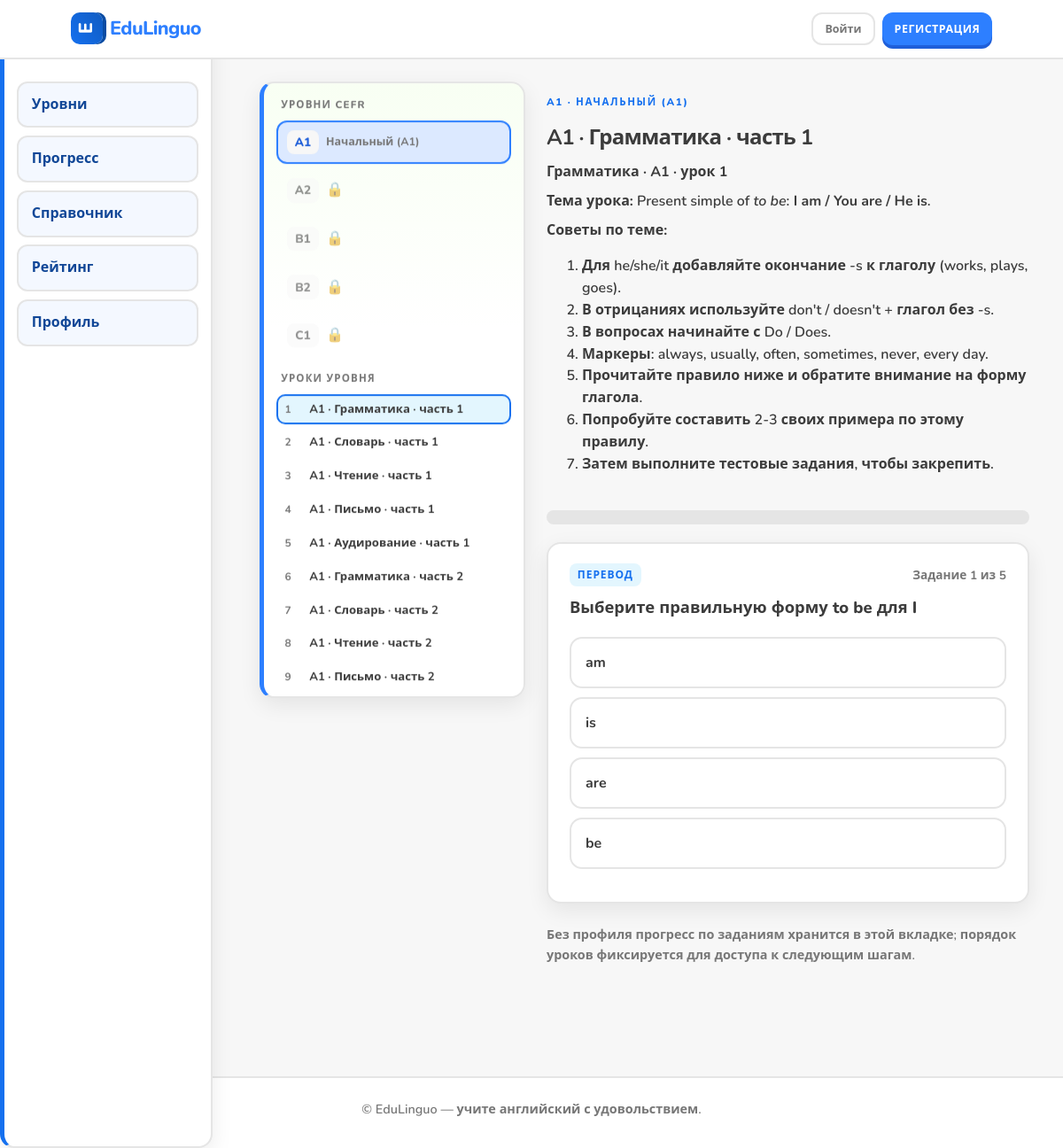
/lesson/1, run on the app's committed database.
### models.py (models this page shows)
class Level(db.Model):
    __tablename__ = "levels"
    id: Mapped[int] = mapped_column(Integer, primary_key=True, autoincrement=True)
    code: Mapped[str] = mapped_column(String(8), unique=True, nullable=False, index=True)
    title: Mapped[str] = mapped_column(String(200), nullable=False)
    description: Mapped[str] = mapped_column(Text, default="")
    sort_order: Mapped[int] = mapped_column(Integer, nullable=False, default=1)
    lessons: Mapped[list["Lesson"]] = relationship(
        "Lesson", back_populates="level", order_by="Lesson.order_index"
    )

class Lesson(db.Model):
    __tablename__ = "lessons"
    id: Mapped[int] = mapped_column(Integer, primary_key=True, autoincrement=True)
    level_id: Mapped[int] = mapped_column(ForeignKey("levels.id"), nullable=False, index=True)
    order_index: Mapped[int] = mapped_column(Integer, nullable=False)
    aspect: Mapped[str] = mapped_column(String(32), nullable=False, default="grammar")
    title: Mapped[str] = mapped_column(String(220), nullable=False)
    theory: Mapped[str] = mapped_column(Text, default="")
    reading_passage: Mapped[Optional[str]] = mapped_column(Text, nullable=True)
    is_exam: Mapped[bool] = mapped_column(Boolean, default=False)
    level: Mapped["Level"] = relationship("Level", back_populates="lessons")
    exercises: Mapped[list["Exercise"]] = relationship(
        "Exercise", back_populates="lesson", order_by="Exercise.order_index"
    )

### app.py (the view, shortened to what this page needs)
@app.route("/lesson/<int:lesson_id>")
def lesson_view(lesson_id):
    user = current_user()
    lesson = db.session.get(Lesson, lesson_id)
    if not lesson:
        abort(404)
    if not can_access_lesson(user, lesson):
        flash("Сначала завершите предыдущий урок или откройте уровень.", "error")
        return redirect(url_for("level_view", level_id=lesson.level_id))
    level = db.session.get(Level, lesson.level_id)
    levels = db.session.scalars(select(Level).order_by(Level.sort_order)).all()
    lessons = db.session.scalars(
        select(Lesson).where(Lesson.level_id == lesson.level_id).order_by(Lesson.order_index)
    ).all()
    lesson_rows = []
    for les in lessons:
        ex_n = db.session.scalar(
            select(func.count()).select_from(Exercise).where(Exercise.lesson_id == les.id)
        )
        lesson_rows.append(
            {
                "lesson": les,
                "exercise_count": int(ex_n or 0),
                "accessible": can_access_lesson(user, les),
                "done": lesson_completed(user, les.id),
            }
        )
    exercises = db.session.scalars(
        select(Exercise).where(Exercise.lesson_id == lesson_id).order_by(Exercise.order_index)
    ).all()
    exercise_ids = [e.id for e in exercises]
    completed_ids: list[int] = []
    exercises_data = [
        {"id": e.id, "kind": e.kind, "prompt": e.prompt, "payload": e.payload()} for e in exercises
    ]
    sidebar_levels = [
        {"lv": lv, "unlocked": level_unlocked_for(user, lv), "active": lv.id == lesson.level_id}
        for lv in levels
    ]
    return render_template(
        "lesson.html",
        lesson=lesson,
        level=level,
        levels=levels,
        lesson_rows=lesson_rows,
        sidebar_levels=sidebar_levels,
        exercises_json=json.dumps(exercises_data, ensure_ascii=False),
        exercises_count=len(exercises),
        completed_ids_json=json.dumps(completed_ids),
        user=user,
        logged_in=bool(user),
    )

### app.py (called while the page is built)
def current_user():
    uid = session.get("user_id")
    if not uid:
        return None
    return db.session.get(User, uid)

def _guest_lessons_done() -> set[int]:
    raw = session.get("guest_lessons_done") or []
    return set(raw) if isinstance(raw, list) else set()

def _guest_exams_done() -> set[int]:
    raw = session.get("guest_exams_done") or []
    return set(raw) if isinstance(raw, list) else set()

def guest_passed_level_exam(level_id: int) -> bool:
    return level_id in _guest_exams_done()

def level_unlocked_for(user: User | None, level: Level) -> bool:
    if level.sort_order <= 1:
        return True
    prev = db.session.scalar(select(Level).where(Level.sort_order == level.sort_order - 1))
    if not prev:
        return True
    if user:
        return user_passed_level_exam(user.id, prev.id)
    return guest_passed_level_exam(prev.id)

def lesson_fully_completed_guest(lesson_id: int) -> bool:
    return lesson_id in _guest_lessons_done()

def lesson_completed(user: User | None, lesson_id: int) -> bool:
    if user:
        return lesson_fully_completed_user(user.id, lesson_id)
    return lesson_fully_completed_guest(lesson_id)

def can_access_lesson(user: User | None, lesson: Lesson) -> bool:
    return True

@app.context_processor
def inject_user():
    return {"current_user": current_user()}

### models.py (called while the page is built)
    def payload(self) -> dict[str, Any]:
        try:
            return json.loads(self.payload_json or "{}")
        except json.JSONDecodeError:
            return {}

### templates/lesson.html (shortened to what this page needs)
{% extends "base.html" %}
{% block content %}
<div class="layout-with-sidebar">
  {% include "includes/sidebar.html" %}
  <div class="layout-main lesson-layout">
    <div class="lesson-top">
      <p class="eyebrow">
        <a href="{{ url_for('level_view', level_id=level.id) }}">{{ level.code }} · {{ level.title }}</a>
      </p>
      <h1>{{ lesson.title }}</h1>
      {% if lesson.theory %}
        <div class="lesson-theory-block">{{ lesson.theory | safe }}</div>
      {% endif %}
    </div>
    <div class="lesson-progress-wrap" aria-hidden="true">
    </div>
    <div
      id="lesson-root"
      class="lesson-root"
      data-logged-in="{{ 'true' if logged_in else 'false' }}"
      data-lesson-id="{{ lesson.id }}"
      data-level-id="{{ level.id }}"
      data-is-exam="{{ 'true' if lesson.is_exam else 'false' }}"
    ></div>
    <p class="lesson-footnote muted small" id="lessonGuestNote" {% if logged_in %}hidden{% endif %}>
      Без профиля прогресс по заданиям хранится в этой вкладке; порядок уроков фиксируется для доступа к следующим шагам.
    </p>
  </div>
</div>
{% endblock %}

### templates/base.html (shortened to what this page needs)
<!DOCTYPE html>
<html lang="ru">
<head>
  <link rel="stylesheet" href="{{ url_for('static', filename='css/style.css') }}">
</head>
<body>
  <header class="site-header">
    <div class="container header-inner">
      <a class="logo" href="{{ url_for('index') }}">
        <span class="logo-mark" aria-hidden="true">E</span>
        EduLinguo
      </a>
      <div class="top-auth">
        {% if current_user %}
          <a href="{{ url_for('logout') }}" class="btn btn-ghost btn-sm">Выйти</a>
        {% else %}
          <a href="{{ url_for('login') }}" class="btn btn-ghost btn-sm">Войти</a>
          <a href="{{ url_for('register') }}" class="btn btn-primary btn-sm">Регистрация</a>
        {% endif %}
      </div>
    </div>
  </header>
  <main class="main">
    <div class="app-shell">
      <aside class="app-sidebar" aria-label="Главное меню">
        <a href="{{ url_for('learn') }}" class="app-menu-btn">Уровни</a>
        <a href="{{ url_for('dashboard') }}" class="app-menu-btn">Прогресс</a>
        <a href="{{ url_for('guide') }}" class="app-menu-btn">Справочник</a>
        <a href="{{ url_for('leaderboard') }}" class="app-menu-btn">Рейтинг</a>
        <a href="{{ url_for('profile') }}" class="app-menu-btn">Профиль</a>
      </aside>
      <section class="app-main">
        {% block content %}{% endblock %}
      </section>
    </div>
  </main>
  <footer class="site-footer">
    <div class="container footer-inner">
      <p>© EduLinguo — учите английский с удовольствием.</p>
    </div>
  </footer>
</body>
</html>

### templates/includes/sidebar.html
<aside class="duo-sidebar" aria-label="Навигация по курсам">
  <div class="sidebar-block">
    <p class="sidebar-title">Уровни CEFR</p>
    {% for s in sidebar_levels %}
      {% if s.unlocked %}
        <a href="{{ url_for('level_view', level_id=s.lv.id) }}" class="sidebar-level {% if s.active %}is-active{% endif %}">
          <span class="sl-code">{{ s.lv.code }}</span>
          <span class="sl-name">{{ s.lv.title }}</span>
        </a>
      {% else %}
        <span class="sidebar-level is-locked" title="Сдайте экзамен предыдущего уровня">
          <span class="sl-code">{{ s.lv.code }}</span>
          <span class="sl-lock">🔒</span>
        </span>
      {% endif %}
    {% endfor %}
  </div>
  {% if lesson_rows is defined %}
  <div class="sidebar-block sidebar-scroll">
    <p class="sidebar-title">Уроки уровня</p>
    {% for row in lesson_rows %}
      {% if row.accessible %}
        <a
          href="{{ url_for('lesson_view', lesson_id=row.lesson.id) }}"
          class="sidebar-lesson {% if lesson is defined and row.lesson.id == lesson.id %}is-active{% endif %} {% if row.done %}is-done{% endif %}"
        >
          <span class="sl-num">{{ row.lesson.order_index }}</span>
          <span class="sl-t">{{ row.lesson.title }}</span>
        </a>
      {% else %}
        <span class="sidebar-lesson is-locked">
          <span class="sl-num">{{ row.lesson.order_index }}</span>
          <span class="sl-t">Недоступно 🔒</span>
        </span>
      {% endif %}
    {% endfor %}
  </div>
  {% endif %}
</aside>

### data on the page
Level: lv.code "A1", lv "Начальный (A1)", code "A1", title "НАЧАЛЬНЫЙ (A1)"
Level: lv.code "A2"
Level: lv.code "B1"
Level: lv.code "B2"
Level: lv.code "C1"
Lesson: lesson.order_index "1", lesson "A1 · Грамматика · часть 1", title "A1 · Грамматика · часть 1", theory "Грамматика · A1 · урок 1 Тема урока: Present simple of to be : I am / You are / He is . Советы по теме: Для he/she/it добавляйте окончание -s к глаголу (works, plays, goes). В отрицаниях используйте don't / doesn't + глагол без -s. В вопросах начинайте с Do / Does. Маркеры: always, usually, often, sometimes, never, every day. Прочитайте правило ниже и обратите внимание на форму глагола. Попробуйте составить 2-3 своих примера по этому правилу. Затем выполните тестовые задания, чтобы закрепить."
Lesson: lesson.order_index "2", lesson "A1 · Словарь · часть 1"
Lesson: lesson.order_index "3", lesson "A1 · Чтение · часть 1"
Lesson: lesson.order_index "4", lesson "A1 · Письмо · часть 1"
Lesson: lesson.order_index "5", lesson "A1 · Аудирование · часть 1"
Lesson: lesson.order_index "6", lesson "A1 · Грамматика · часть 2"
Lesson: lesson.order_index "7", lesson "A1 · Словарь · часть 2"
Lesson: lesson.order_index "8", lesson "A1 · Чтение · часть 2"
Lesson: lesson.order_index "9", lesson "A1 · Письмо · часть 2"
